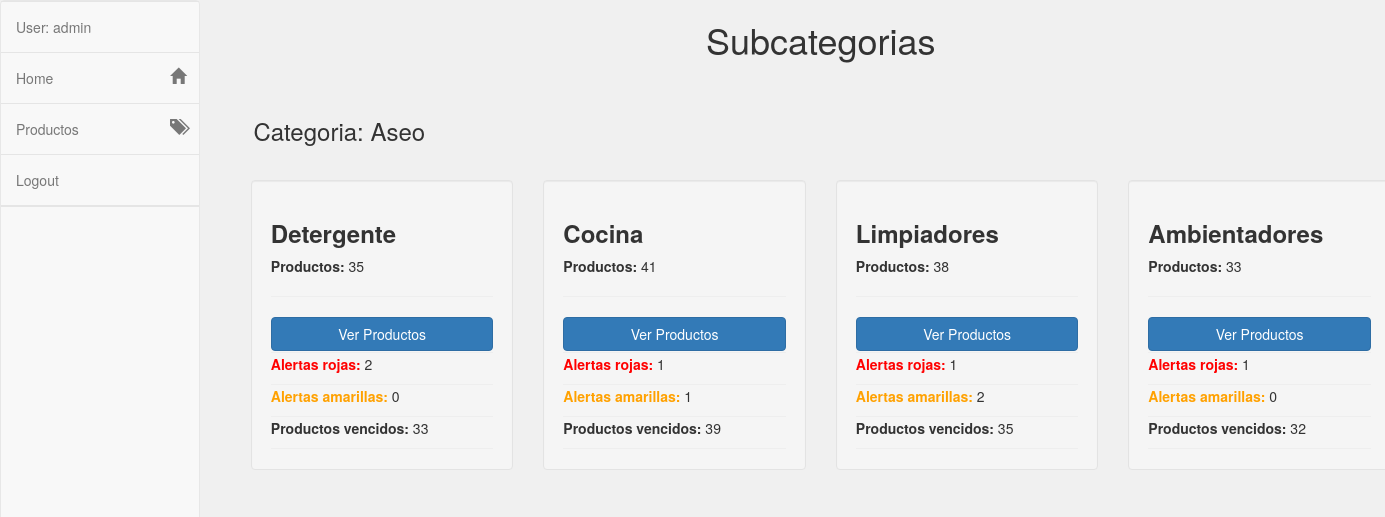
/catalog/2 (signed in), run on the app's committed database.
### catalog/models.py (models this page shows, shortened)
class Category(models.Model):
    name = models.CharField(
        max_length=200,
        help_text="Ingresa la categoría"
        )

class SubCategory(models.Model):
    name = models.CharField(max_length=200, help_text="Ingresa la sub-categoría")
    category = models.ForeignKey('Category', on_delete=models.SET_NULL, null=True)

### catalog/views.py (the view)
# urls.py: path('<int:category_id>',views.subcategories,name='subcategories'),
@login_required
def subcategories(request, category_id):
	category = Category.objects.get(pk=category_id)
	num_products_red_alert = {}
	num_products_yellow_alert = {}
	num_expired_products = {}
	for subcategory in category.subcategory_set.all():
		contador_products_red_alert = 0
		contador_products_yellow_alert = 0
		contador_expired_products = 0
		for product in subcategory.product_set.all():
			if product.alert == product.RED_ALERT:
				contador_products_red_alert += 1
			elif product.alert == product.YELLOW_ALERT:
				contador_products_yellow_alert += 1
			else:
				contador_expired_products += 1
		num_products_red_alert[subcategory.id] =  contador_products_red_alert
		num_products_yellow_alert[subcategory.id] =  contador_products_yellow_alert
		num_expired_products[subcategory.id] =  contador_expired_products
	context = {
		'num_products_red_alert': num_products_red_alert,
		'num_products_yellow_alert': num_products_yellow_alert,
		'num_expired_products': num_expired_products,
		'category': category,
	}
	return render(request, 'catalog/subcategories.html', context=context)

### catalog/models.py (called while the page is built)
    @property
    def alert(self):
        expiration_red = self.expiration_date - timedelta(days=30)
        expiration_yellow = self.expiration_date - timedelta(days=60)
        current_date = datetime.datetime.now().date()
        vencido = "vencido"
        if current_date >= self.expiration_date:
            return self.EXPIRED_PRODUCT
        elif current_date >= expiration_red:
            return self.RED_ALERT
        elif current_date >= expiration_yellow:
            return self.YELLOW_ALERT

### catalog/templates/catalog/subcategories.html
{% extends "base_generic.html" %}
{% block content %}
<div class="container">
  <div class="row pricing">
    <h1 style=" display: flex; justify-content: center;align-items: center;margin-bottom: 5%;">Subcategorias </h1>
    <h3 style=" margin-bottom: 3%;margin-left: 1.5%;">Categoria:  {{category.name}} </h3>
    {% for subcategory in category.subcategory_set.all %}
        <div class="col-md-3">
          <div class="well">
            <h3><b>{{ subcategory.name }}</b></h3>
            <p><b>Productos:</b>  {{subcategory.product_set.all.count}} </p>
            <hr>
            <a href="{% url 'catalog:products_subcategory' subcategory.id %}" class="btn btn-primary btn-block">Ver Productos </a>
            <hr style="margin-top: 1px !important; margin-bottom: 1px !important">
            {% for subcategori_id, num_products_red_alert in num_products_red_alert.items %}
              {% if subcategory.id == subcategori_id %}
                <p>
                  <b style="color:red">Alertas rojas:</b> {{num_products_red_alert}}
                </p>
              {% endif %}
            {% endfor %}
            <hr style="margin-top: 1px !important; margin-bottom: 1px !important">
            {% for subcategori_id, num_products_yellow_alert in num_products_yellow_alert.items %}
              {% if subcategory.id == subcategori_id %}
                <p>
                   <b style="color: #FFA100">Alertas amarillas:</b> {{num_products_yellow_alert}}
                </p>
              {% endif %}
            {% endfor %}
            <hr style="margin-top: 1px !important; margin-bottom: 1px !important">
            {% for subcategori_id, num_products_expired_products in num_expired_products.items %}
              {% if subcategory.id == subcategori_id %}
                <p>
                   <b>Productos vencidos:</b>  {{num_products_expired_products}}
                </p>
              {% endif %}
            {% endfor %}
            <hr style="margin-top: 1px !important; margin-bottom: 1px !important">
          </div>
        </div>
    {% endfor %}
  </div>
{% endblock %}

### catalog/templates/base_generic.html (shortened to what this page needs)
<!DOCTYPE html>
<html lang="en">
<head>
  <link href="//maxcdn.bootstrapcdn.com/bootstrap/3.3.0/css/bootstrap.min.css" rel="stylesheet" id="bootstrap-css">
  <link rel="stylesheet" type="text/css" href="https://cdn.datatables.net/1.10.19/css/jquery.dataTables.min.css">
  <link href="https://cdnjs.cloudflare.com/ajax/libs/font-awesome/4.4.0/css/font-awesome.min.css" rel='stylesheet' type='text/css'>
  {% load static %}
  <link rel="stylesheet" href="{% static 'css/style.css' %}">
</head>
<body style="background: #F0F0F0">
    <div class="row">
      {% block sidebar %}
      {% if user.is_authenticated %}
        <div class="col-sm-2">
          <nav style="height: 100vh;" class="navbar navbar-default sidebar" role="navigation">
              <div class="collapse navbar-collapse" id="bs-sidebar-navbar-collapse-1">
                <ul class="nav navbar-nav">
                  <li><a>User: {{ user.get_username }}</a></li>
                  <li ><a href="{% url 'catalog:index' %}">Home<span style="font-size:16px;" class="pull-right hidden-xs showopacity glyphicon glyphicon-home"></span></a></li>
                  <li ><a href="{% url 'catalog:products' %}">Productos<span style="font-size:16px;" class="pull-right hidden-xs showopacity glyphicon glyphicon-tags"></span></a></li>
                  {% if user.is_authenticated %}
                  <li><a data-toggle="modal" data-target="#exampleModal">Logout</a></li>
                  <li>
                  </li>
                  {% else %}
                  <li><a href="{% url 'login'%}?next={{request.path}}">Login</a></li>
                  {% endif %}
                </ul>
              </div>
            </nav>
          </div>
          {% endif  %}
          {% endblock %}
          <div class="col-sm-10 ">
            {% block content %}{% endblock %}
          </div>
        </div>
      </body>
      </html>

### catalog/templates/base_generic.html (style rules this page uses)
body,html { height: 100%; }
nav.sidebar, .main { -webkit-transition: margin 200ms ease-out; -moz-transition: margin 200ms ease-out; -o-transition: margin 200ms ease-out; transition: margin 200ms ease-out; }
@media (min-width: 765px) { nav.sidebar a { padding-right: 13px; } }
@media (min-width: 765px) { nav.sidebar .navbar-nav > li:first-child { border-top: 1px #e5e5e5 solid; } }
@media (min-width: 765px) { nav.sidebar .navbar-nav > li { border-bottom: 1px #e5e5e5 solid; } }
@media (min-width: 765px) { nav.sidebar .navbar-collapse, nav.sidebar .container-fluid { padding: 0 0px 0 0px; } }
@media (min-width: 765px) { nav.sidebar { width: 200px; height: 100%; float: left; margin-bottom: 0px; } }
@media (min-width: 765px) { nav.sidebar li { width: 100%; } }
@media (min-width: 1330px) { nav.sidebar { margin-left: 0px; float: left; } }

### data on the page
Category: name "Aseo"
SubCategory: name "Detergente", product_set.all.count "35", num_products_red_alert "2", num_products_yellow_alert "0", num_expired_products "33"
SubCategory: name "Cocina", product_set.all.count "41", num_products_red_alert "1", num_products_yellow_alert "1", num_expired_products "39"
SubCategory: name "Limpiadores", product_set.all.count "38", num_products_red_alert "1", num_products_yellow_alert "2", num_expired_products "35"
SubCategory: name "Ambientadores", product_set.all.count "33", num_products_red_alert "1", num_products_yellow_alert "0", num_expired_products "32"

### other printed values
{{ user.get_username }} "admin"
